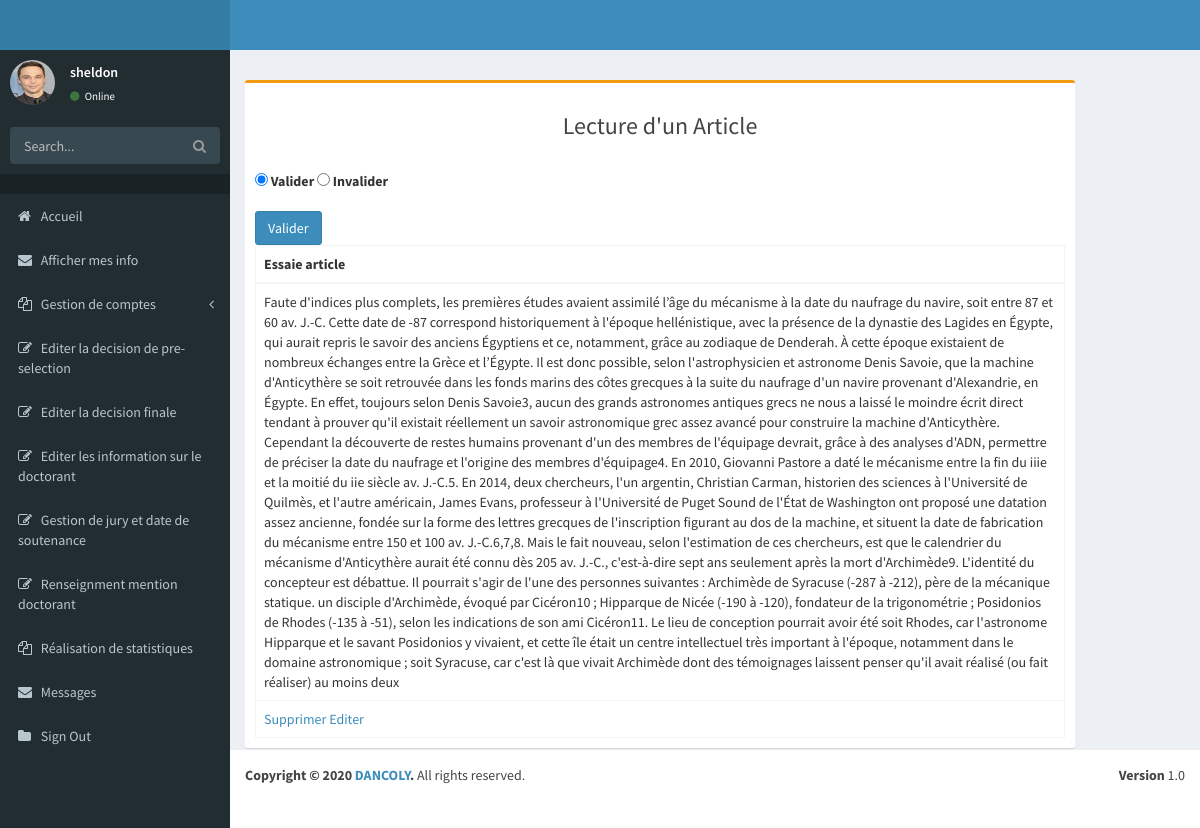
/readArticle/4/ (signed in), run on the app's committed database.
### pages/models.py (models this page shows, shortened)
class Individu(models.Model):
    user = models.OneToOneField(User, on_delete = models.CASCADE)
    cin = models.CharField(max_length = 8, unique = True, default = "")
    nom = models.CharField(max_length = 50, default="")
    prenoms = models.CharField(max_length = 50, default="")
    photo = models.ImageField(default = "default.jpg", upload_to = 'individu_pics')
    tel = models.CharField(max_length = 15, default="")
    addr = models.CharField(max_length = 60, default="")
    ville_residence = models.CharField(max_length = 250, default="")
    pays = models.CharField(max_length = 30, default = "Maroc")
    genre = models.CharField(max_length = 15, default = "Masculin")
    etat_civil = models.CharField(max_length = 15, default = "Célibataire")
    date_nais = models.DateField()
    status_choices = (
        ('professeur', 'professeur'),
        ('candidat', 'candidat'),
        ('doctorant', 'doctorant'),
    )
    my_status = models.CharField(max_length = 15, choices = status_choices, default = "candidat")
    desactiver = models.BooleanField(default = False)

class Article(models.Model):
    titre = models.CharField(max_length = 100, default = "")
    body = models.TextField()
    date = models.DateField(default = timezone.now)
    auteur = models.ForeignKey(Doctorant, on_delete = models.CASCADE)
    accept = models.BooleanField(default = True)

### pages/views.py (the view)
# urls.py: re_path('readArticle/(?P<article_id>\d+)/$', views.readArticleView, name = 'readArticle'),
@login_required()
def readArticleView(request, article_id):
    articles = Article.objects.get(id = article_id)
    return render(request, 'pages/readArticle.html', {'articles': articles})

### pages/templates/pages/readArticle.html (shortened to what this page needs)
{% extends "pages/base.html" %}
  {% block content %}
    <form class="" action="{% url 'pages:validArticle' article_id=articles.id%}" method="post">
      <div class="box box-warning" >
        <div class="box-header box-with-boder ">
            <h3 class="heading" align = "center">Lecture d'un Article</h3>
        </div>
          <div class="box-body">
                  <table class="table table-bordered">
                    <thead>
                      <tr>
                        <th>{{articles.titre}}</th>
                      </tr>
                    </thead>
                    <tbody>
                      <tr>
                        <td>{{articles.body}}</td>
                      </tr>
                      <tr>
                        <td><a href="{% url 'pages:deleteArticle' article_id=articles.id %}">Supprimer</a> <a href="{% url 'pages:editArticle' article_id=articles.id %}">Editer</a></td>
                        {% if user.individu.my_status == "professeur" %}
                        <div class="form-group">
                          <label>
                            <input type="radio" class="flat-red" name="inpt_art_{{articles.auteur.candidat.individu.cin}}"  value="accepted"    {% if articles.accept == True %}  checked = "checked" {% endif %}  />
                             Valider
                          </label>
                          <label>
                            <input type="radio" class="flat-red" name="inpt_art_{{articles.auteur.candidat.individu.cin}}"  value="rejected"  {% if articles.accept == False %}  checked = "checked" {% endif %}/>
                                Invalider
                          </label>
                        </div>
                        <button type="submit" name="button" class="btn btn-primary">Valider</button>
                        {% endif %}
                      </tr>
                    </tbody>
                  </table>
          </div>
        </div>
    </form>
{% endblock %}

### pages/templates/pages/base.html (shortened to what this page needs)
{%  load static %}
<!DOCTYPE html>
<html>
  <head>
    <link href="{% static 'pages/css/bootstrap.min.css'%}" rel="stylesheet" type="text/css" />
    <link href="https://maxcdn.bootstrapcdn.com/font-awesome/4.3.0/css/font-awesome.min.css" rel="stylesheet" type="text/css" />
    <link href="http://code.ionicframework.com/ionicons/2.0.0/css/ionicons.min.css" rel="stylesheet" type="text/css" />
    <link href="{% static 'pages/css2/AdminLTE.min.css'%}" rel="stylesheet" type="text/css" />
    <link href="{% static 'pages/css2/skins/_all-skins.min.css'%}" rel="stylesheet" type="text/css" />
    <link href="{% static 'pages/plugins/iCheck/flat/blue.css'%}" rel="stylesheet" type="text/css" />
    <link href="{% static 'pages/plugins/morris/morris.css'%}" rel="stylesheet" type="text/css" />
    <link href="{% static 'pages/plugins/jvectormap/jquery-jvectormap-1.2.2.css'%}" rel="stylesheet" type="text/css" />
    <link href="{% static 'pages/plugins/datepicker/datepicker3.css'%}" rel="stylesheet" type="text/css" />
    <link href="{% static 'pages/plugins/daterangepicker/daterangepicker-bs3.css'%}" rel="stylesheet" type="text/css" />
    <link href="{% static 'pages/plugins/bootstrap-wysihtml5/bootstrap3-wysihtml5.min.css'%}" rel="stylesheet" type="text/css" />
  </head>
  <body class="skin-blue">
    <div class="wrapper">
      <header class="main-header">
        <a href="index2.html" class="logo"><b></b></a>
        <nav class="navbar navbar-static-top" role="navigation">
        </nav>
      </header>
      <aside class="main-sidebar">
        <section class="sidebar">
          <div class="user-panel">
            <div class="pull-left image">
              <img src="{{request.user.individu.photo.url}}" class="img-circle" alt="User Image" />
            </div>
            <div class="pull-left info">
              <p>{{request.user.username}}</p>
              <a href="#"><i class="fa fa-circle text-success"></i> Online</a>
            </div>
          </div>
          <form action="#" method="get" class="sidebar-form">
            <div class="input-group">
              <input type="text" name="q" class="form-control" placeholder="Search..."/>
              <span class="input-group-btn">
                <button type='submit' name='search' id='search-btn' class="btn btn-flat"><i class="fa fa-search"></i></button>
              </span>
            </div>
          </form>
          <ul class="sidebar-menu">
            <li class="header"></li>
            <li class="treeview">
              <a href="{% url 'pages:home' %}">
                <i class="fa fa-home"></i>
                <span>Accueil</span>
              </a>
            </li>
            <li class="treeview">
              <a href="#">
                <i class="fa fa-envelope"></i>
                <span>Afficher mes info</span>
              </a>
            </li>
            <li class="treeview">
              {% if user.is_superuser %}
              <a href="#">
                <i class="fa fa-files-o"></i>
                <span>Gestion de comptes</span>
                <i class="fa fa-angle-left pull-right"></i>
              </a>
              {% endif %}
            </li>
            <li class="treeview">
                  {% if user.is_superuser %}
                  <a href="{% url 'pages:selectCand' %}">
                    <i class="fa fa-edit"></i> <span>Editer la decision de pre-selection</span>
                  </a>
                  {% endif %}
                </li>
                <li class="treeview">
                  {% if user.is_superuser %}
                  <a href="{% url 'pages:selectFinal' %}">
                    <i class="fa fa-edit"></i> <span>Editer la decision finale</span>
                  </a>
                  {% elif user.individu.my_status == 'professeur' %}
                  <a href="{% url 'pages:mesInfo' %}">
                    <i class="fa fa-edit"></i> <span>La liste de mes Doctorants</span>
                  </a>
                  {% endif %}
                </li>
                {% if user.is_superuser %}
                <li class="treeview">
                  <a href="{% url 'pages:addInfoDoc' %}">
                    <i class="fa fa-edit"></i> <span>Editer les information sur le doctorant</span>
                  </a>
                </li>
                  <li class="treeview">
                  <a href="{% url 'pages:soutDate' %}">
                    <i class="fa fa-edit"></i> <span>Gestion de jury et date de soutenance</span>
                  </a>
                </li>
                <li class="treeview">
                  <a href="{% url 'pages:mentionDoc' %}">
                    <i class="fa fa-edit"></i> <span>Renseignment mention doctorant</span>
                  </a>
                </li>
                <li class = "treeview">
                <a href="#">
                  <i class="fa fa-files-o"></i>
                  <span>Réalisation de statistiques</span>
                </a>
              </li>
                {% endif %}
                <li>
                  <a href="{% url 'pages:mesMsg' %}">
                    <i class="fa fa-envelope"></i> <span>Messages</span>
                  </a>
                </li>
                <li class="treeview">
                  <a href="{% url 'pages:logout' %}">
                    <i class="fa fa-folder"></i> <span>Sign Out</span>
                  </a>
                </li>
              </ul>
        </section>
      </aside>
      <div class="content-wrapper">
        <section class="content-header">
        </section>
        <section class="content">
            {% block content %}
            {% endblock content %}
        </section>
      </div>
      <footer class="main-footer">
        <div class="pull-right hidden-xs">
          <b>Version</b> 1.0
        </div>
        <strong>Copyright &copy; 2020 <a href="http://almsaeedstudio.com">DANCOLY</a>.</strong> All rights reserved.
      </footer>
    </div>
  </body>
</html>

### pages/templates/pages/base.html (style rules this page uses)
.content { float: right; width: 90%; height: 80%; overflow: hidden; position: absolute; overflow-y: scroll; overflow-x: hidden; }
@media screen and (min-width: 900px) { .content { width: calc(100% - 340px); } }

### data on the page
Article: titre "Essaie article", body "Faute d'indices plus complets, les premières études avaient assimilé l’âge du mécanisme à la date du naufrage du navire, soit entre 87 et 60 av. J.-C. Cette date de -87 correspond historiquement à l'époque hellénistique, avec la présence de la dynastie des Lagides en Égypte, qui aurait repris le savoir des anciens Égyptiens et ce, notamment, grâce au zodiaque de Denderah. À cette époque existaient de nombreux échanges entre la Grèce et l’Égypte. Il est donc possible, selon l'astrophysicien et astronome Denis Savoie, que la machine d'Anticythère se soit retrouvée dans les fonds marins des côtes grecques à la suite du naufrage d'un navire provenant d'Alexandrie, en Égypte. En effet, toujours…", accept "☑ Valider", accept "☐ Invalider"

### other printed values
{{ request.user.username }} "sheldon"
